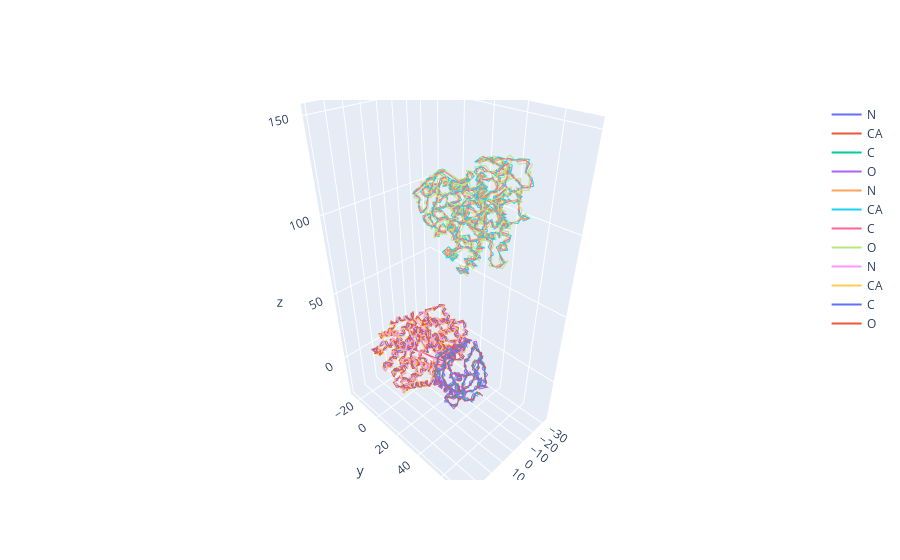

The code cell stored with this chart in its notebook:
### Code cell
batch.plot_structure()

### Figure 1 — Plotly figure (JSON) as saved in the notebook; plotly's stock layout.template omitted (floating-point values rounded to 4 significant figures; data arrays with more than 128 entries replaced by an {"elided": "..."} marker saying what was removed)
{"data": [{"mode": "lines", "name": "N", "text": {"elided": "174 str values"}, "type": "scatter3d", "x": {"elided": "174 float values"}, "y": {"elided": "174 float values"}, "z": {"elided": "174 float values"}}, {"mode": "lines", "name": "CA", "text": {"elided": "174 str values"}, "type": "scatter3d", "x": {"elided": "174 float values"}, "y": {"elided": "174 float values"}, "z": {"elided": "174 float values"}}, {"mode": "lines", "name": "C", "text": {"elided": "174 str values"}, "type": "scatter3d", "x": {"elided": "174 float values"}, "y": {"elided": "174 float values"}, "z": {"elided": "174 float values"}}, {"mode": "lines", "name": "O", "text": {"elided": "174 str values"}, "type": "scatter3d", "x": {"elided": "174 float values"}, "y": {"elided": "174 float values"}, "z": {"elided": "174 float values"}}, {"mode": "lines", "name": "N", "text": {"elided": "510 str values"}, "type": "scatter3d", "x": {"elided": "510 float values"}, "y": {"elided": "510 float values"}, "z": {"elided": "510 float values"}}, {"mode": "lines", "name": "CA", "text": {"elided": "510 str values"}, "type": "scatter3d", "x": {"elided": "510 float values"}, "y": {"elided": "510 float values"}, "z": {"elided": "510 float values"}}, {"mode": "lines", "name": "C", "text": {"elided": "510 str values"}, "type": "scatter3d", "x": {"elided": "510 float values"}, "y": {"elided": "510 float values"}, "z": {"elided": "510 float values"}}, {"mode": "lines", "name": "O", "text": {"elided": "510 str values"}, "type": "scatter3d", "x": {"elided": "510 float values"}, "y": {"elided": "510 float values"}, "z": {"elided": "510 float values"}}, {"mode": "lines", "name": "N", "text": {"elided": "574 str values"}, "type": "scatter3d", "x": {"elided": "574 float values"}, "y": {"elided": "574 float values"}, "z": {"elided": "574 float values"}}, {"mode": "lines", "name": "CA", "text": {"elided": "574 str values"}, "type": "scatter3d", "x": {"elided": "574 float values"}, "y": {"elided": "574 float values"}, "z": {"elided": "574 float values"}}, {"mode": "lines", "name": "C", "text": {"elided": "574 str values"}, "type": "scatter3d", "x": {"elided": "574 float values"}, "y": {"elided": "574 float values"}, "z": {"elided": "574 float values"}}, {"mode": "lines", "name": "O", "text": {"elided": "574 str values"}, "type": "scatter3d", "x": {"elided": "574 float values"}, "y": {"elided": "574 float values"}, "z": {"elided": "574 float values"}}], "layout": {}}
